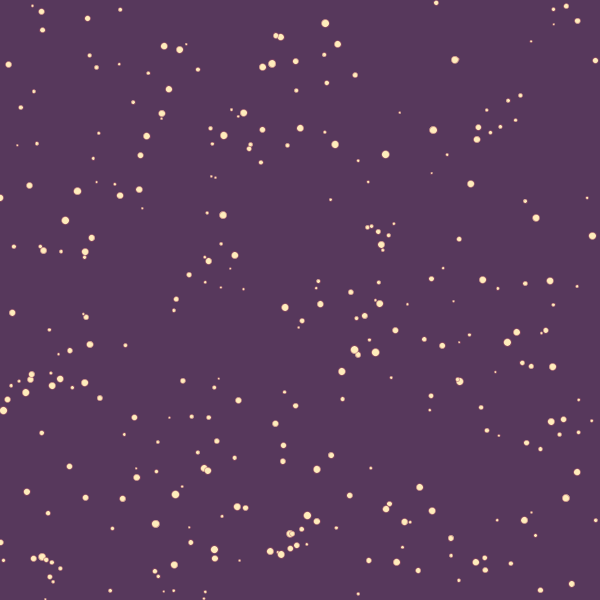
Frame 1 (no input)
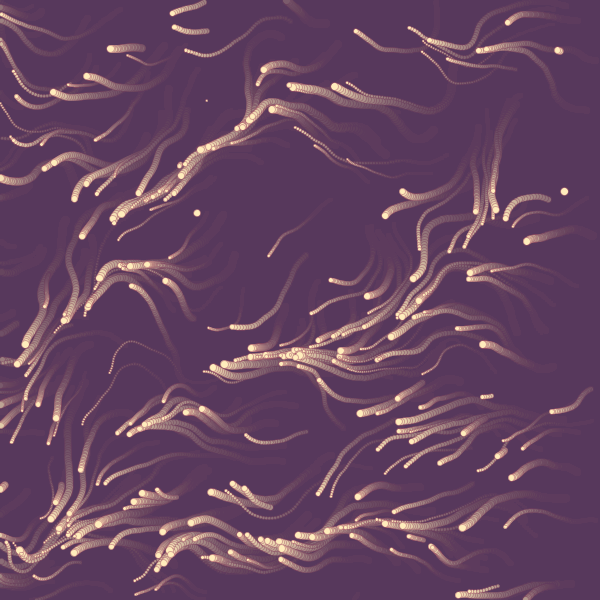
Frame 60 (the mouse pressed at the canvas centre just before this capture)
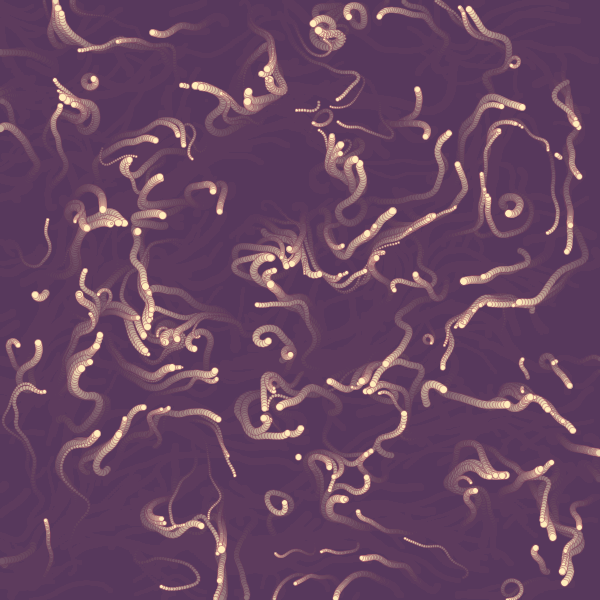
Frame 120 (the mouse held since frame 60 and released just before this capture)

The Processing sketch that drew these frames (run headless with seeded random() and noise(); from frame 60 on, the mouse is pressed at the canvas centre):

// Processing sketch: processing_154500
// ── processing_154500.pde

PVector [] loc = new PVector [300];
PVector [] dir = new PVector [300];
float [] s = new float [300];

float noiseScale = 80;
float noiseStength = 1;


void setup ()
{
  size (600, 600);
  smooth();
  frameRate (30);

  initVariables();
  background (#57385c);
}

void draw ()
{
  //  background (255);

  fill (#57385c, 15);
  noStroke();
  rect (0, 0, width, height);

  fill (#ffedbc);
  noStroke();
   stroke (#A75265, 120);

  int i = 0;
  while (i < s.length)
  {
    moveBall(loc [i], dir [i], s [i]);
    checkEdges (loc [i], dir [i]);
    drawBall( loc [i]);
    i = i + 1;
  }
}

void checkEdges (PVector location, PVector direction)
{
  if (location.x < 0)
  {
    location.x = random (width);
    location.y = random (height);
  }
  if (location.x > width)
  {
    location.x = random (width);
    location.y = random (height);
  }

  if (location.y < 0)
  {
    location.x = random (width);
    location.y = random (height);
  }
  if (location.y > height)
  {
    location.x = random (width);
    location.y = random (height);
  }
}

void moveBall (PVector location, PVector direction, float speed)
{
  
  float angle = noise (location.x / noiseScale, location.y / noiseScale, frameCount / noiseScale) * TWO_PI * noiseStength; 
  direction.x = cos (angle);
  direction.y = sin (angle);
  
  
  PVector velocity = direction.get(); // kopiert direction
  velocity.mult (speed); 
  location.add (velocity);
}

void drawBall (PVector location)
{
  ellipse (location.x, location.y, location.z, location.z);
}

void initVariables ()
{
  int i = 0;
  while (i < s.length) 
  {
    PVector location = new PVector (random (width), random (height), random (2, 8));

    float angle = random (TWO_PI);
    PVector direction = new PVector (cos (angle) * 1, sin (angle) * 1);

    float speed = random (1, 3);

    loc [i] = location;
    dir [i] = direction;
    s[i] = speed;

    i = i + 1;
  }
}

void mousePressed ()
{
  noiseScale = random (10, 200);
  noiseStength = random (0.3, 10);
  initVariables ();
}

// init
// zeichnen
// move
// kantenÃ�Â¼berprÃ�Â¼fung
